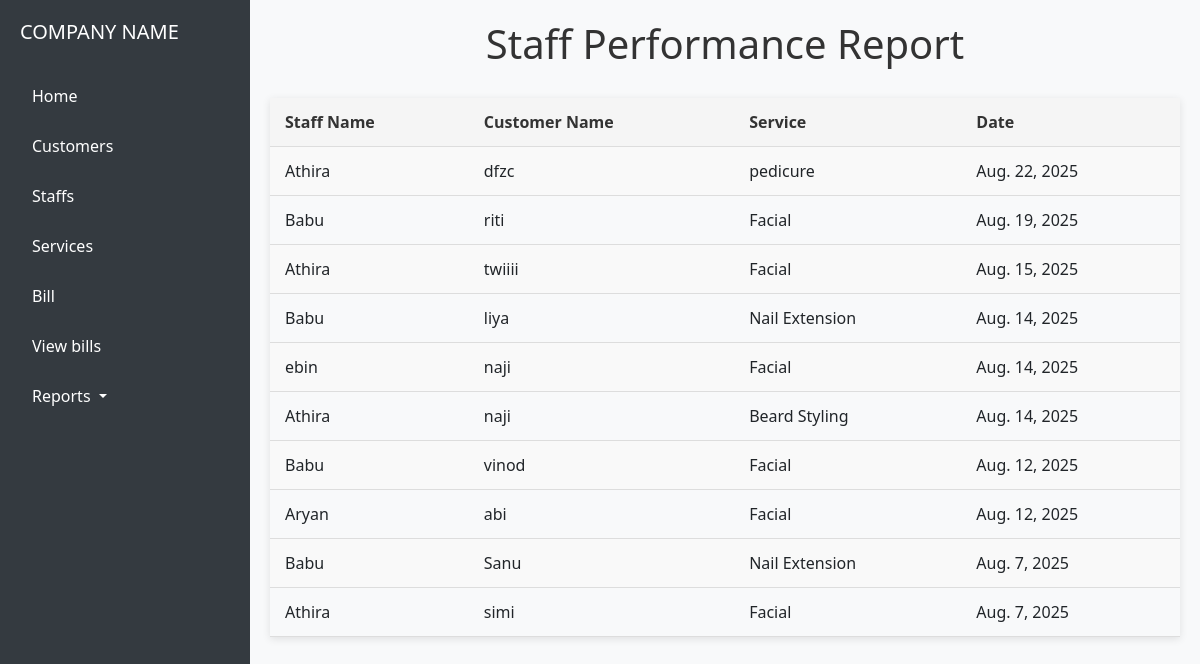
/staff-report/, run on the app's committed database.
### core/models.py (models this page shows, shortened)
class ServiceRecord(models.Model):
    staff = models.ForeignKey(Staff, on_delete=models.CASCADE)
    customer = models.ForeignKey(Customer, on_delete=models.CASCADE)
    service = models.ForeignKey(Service, on_delete=models.CASCADE)
    date = models.DateField()

class Staff(models.Model):
    name = models.CharField(max_length=100)
    phone = models.CharField(max_length=15, null=True, blank=True)
    email = models.EmailField(blank=True, null=True)
    position = models.CharField(max_length=100,null=True, blank=True)
    dob = models.DateField(default=timezone.now)
    address = models.TextField(default='N/A')
    gender = models.CharField(max_length=1, choices=GENDER_CHOICES, default='F')
    date = models.DateField(default=timezone.now)
    basic_salary = models.DecimalField(max_digits=10, decimal_places=2, default=0)

class Customer(models.Model):
    name = models.CharField(max_length=100)
    phone = models.CharField(max_length=15)
    email = models.EmailField(blank=True, null=True)
    dob = models.DateField(default=timezone.now)
    address = models.TextField(default='N/A')
    state = models.CharField(max_length=100,null=True)
    district = models.CharField(max_length=100,null=True)
    place = models.CharField(max_length=100,null=True)
    pincode = models.CharField(max_length=6,null=True)
    gender = models.CharField(max_length=1, choices=GENDER_CHOICES, default='F')
    date = models.DateField(default=timezone.now)

class Service(models.Model):
    CATEGORY_CHOICES = (
        ('men', 'Men'),
        ('women', 'Women'),
        ('kids', 'Kids'),
    )
    name = models.CharField(max_length=100)
    price = models.DecimalField(max_digits=8, decimal_places=2)
    category = models.CharField(max_length=10, choices=CATEGORY_CHOICES)

### core/views.py (the view)
# urls.py: path('staff-report/', views.staff_performance_report, name='staff_report'),
def staff_performance_report(request):
    records = ServiceRecord.objects.select_related('staff', 'customer', 'service').order_by('-date')
    return render(request, 'core/report.html', {'records': records})

### core/templates/core/report.html (shortened to what this page needs)
{% extends 'core/base.html' %}
{% block content %}
<h1>Staff Performance Report</h1>
<table>
    <tr>
        <th>Staff Name</th>
        <th>Customer Name</th>
        <th>Service</th>
        <th>Date</th>
    </tr>
    {% for record in records %}
    <tr>
        <td>{{ record.staff.name }}</td>
        <td>{{ record.customer.name }}</td>
        <td>{{ record.service.name }}</td>
        <td>{{ record.date }}</td>
    </tr>
    {% empty %}
    <tr>
        <td colspan="6" class="no-records">No records found.</td>
    </tr>
    {% endfor %}
</table>
{% endblock %}

### core/templates/core/base.html (style rules this page uses)
body { margin: 0; font-family: 'Segoe UI', sans-serif; }

### core/templates/core/report.html (style rules this page uses)
h1 { text-align: center; color: #333; margin-bottom: 30px; }
table { width: 100%; border-collapse: collapse; box-shadow: 0 2px 8px rgba(0, 0, 0, 0.1); }
th, td { padding: 12px 15px; text-align: left; border-bottom: 1px solid #ddd; }
th { background-color: #f5f5f5; font-weight: bold; color: #333; }
tr:nth-child(even) { background-color: #f9f9f9; }

### data on the page
ServiceRecord: staff.name "Athira", customer.name "dfzc", service.name "pedicure", date "Aug. 22, 2025"
ServiceRecord: staff.name "Babu", customer.name "riti", service.name "Facial", date "Aug. 19, 2025"
ServiceRecord: staff.name "Athira", customer.name "twiiii", service.name "Facial", date "Aug. 15, 2025"
ServiceRecord: staff.name "Babu", customer.name "liya", service.name "Nail Extension", date "Aug. 14, 2025"
ServiceRecord: staff.name "ebin", customer.name "naji", service.name "Facial", date "Aug. 14, 2025"
ServiceRecord: staff.name "Athira", customer.name "naji", service.name "Beard Styling", date "Aug. 14, 2025"
ServiceRecord: staff.name "Babu", customer.name "vinod", service.name "Facial", date "Aug. 12, 2025"
ServiceRecord: staff.name "Aryan", customer.name "abi", service.name "Facial", date "Aug. 12, 2025"
ServiceRecord: staff.name "Babu", customer.name "Sanu", service.name "Nail Extension", date "Aug. 7, 2025"
ServiceRecord: staff.name "Athira", customer.name "simi", service.name "Facial", date "Aug. 7, 2025"
